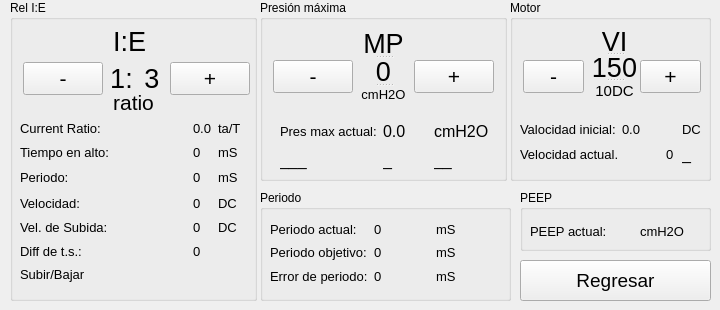
      <widget class="QWidget" name="tab">
       <attribute name="title">
        <string>Configuracion</string>
       </attribute>
       <widget class="QPushButton" name="pushButton_3">
        <property name="geometry">
         <rect>
          <x>520</x>
          <y>260</y>
          <width>191</width>
          <height>41</height>
         </rect>
        </property>
        <property name="font">
         <font>
          <pointsize>14</pointsize>
         </font>
        </property>
        <property name="text">
         <string>Regresar</string>
        </property>
       </widget>
       <widget class="QGroupBox" name="groupBox_3">
        <property name="geometry">
         <rect>
          <x>10</x>
          <y>0</y>
          <width>247</width>
          <height>301</height>
         </rect>
        </property>
        <property name="title">
         <string>Rel I:E</string>
        </property>
        <widget class="QWidget" name="layoutWidget_7">
         <property name="geometry">
          <rect>
           <x>10</x>
           <y>120</y>
           <width>221</width>
           <height>163</height>
          </rect>
         </property>
         <layout class="QGridLayout" name="gridLayout_5">
          <item row="0" column="0" colspan="3">
           <widget class="QLabel" name="label_22">
            <property name="font">
             <font>
              <pointsize>10</pointsize>
             </font>
            </property>
            <property name="text">
             <string>Current Ratio:</string>
            </property>
           </widget>
          </item>
          <item row="0" column="3">
           <widget class="QLabel" name="label_currentRatio">
            <property name="font">
             <font>
              <pointsize>10</pointsize>
             </font>
            </property>
            <property name="text">
             <string>0.0</string>
            </property>
           </widget>
          </item>
          <item row="0" column="4">
           <widget class="QLabel" name="label_currentRatio_2">
            <property name="font">
             <font>
              <pointsize>10</pointsize>
             </font>
            </property>
            <property name="text">
             <string>ta/T</string>
            </property>
           </widget>
          </item>
          <item row="1" column="0" colspan="3">
           <widget class="QLabel" name="label_23">
            <property name="font">
             <font>
              <pointsize>10</pointsize>
             </font>
            </property>
            <property name="text">
             <string>Tiempo en alto: </string>
            </property>
           </widget>
          </item>
          <item row="1" column="3">
           <widget class="QLabel" name="label_ta">
            <property name="font">
             <font>
              <pointsize>10</pointsize>
             </font>
            </property>
            <property name="text">
             <string>0</string>
            </property>
           </widget>
          </item>
          <item row="1" column="4">
           <widget class="QLabel" name="label_ta_2">
            <property name="font">
             <font>
              <pointsize>10</pointsize>
             </font>
            </property>
            <property name="text">
             <string>mS</string>
            </property>
           </widget>
          </item>
          <item row="2" column="0">
           <widget class="QLabel" name="label_24">
            <property name="font">
             <font>
              <pointsize>10</pointsize>
             </font>
            </property>
            <property name="text">
             <string>Periodo: </string>
            </property>
           </widget>
          </item>
          <item row="2" column="1" colspan="2">
           <spacer name="horizontalSpacer">
            <property name="orientation">
             <enum>Qt::Horizontal</enum>
            </property>
            <property name="sizeHint" stdset="0">
             <size>
              <width>48</width>
              <height>20</height>
             </size>
            </property>
           </spacer>
          </item>
          <item row="2" column="3">
           <widget class="QLabel" name="label_per">
            <property name="font">
             <font>
              <pointsize>10</pointsize>
             </font>
            </property>
            <property name="text">
             <string>0</string>
            </property>
           </widget>
          </item>
          <item row="2" column="4">
           <widget class="QLabel" name="label_ta_3">
            <property name="font">
             <font>
              <pointsize>10</pointsize>
             </font>
            </property>
            <property name="text">
             <string>mS</string>
            </property>
           </widget>
          </item>
          <item row="3" column="0" colspan="2">
           <widget class="QLabel" name="label_35">
            <property name="font">
             <font>
              <pointsize>10</pointsize>
             </font>
            </property>
            <property name="text">
             <string>Velocidad:</string>
            </property>
           </widget>
          </item>
          <item row="3" column="2">
           <spacer name="horizontalSpacer_3">
            <property name="orientation">
             <enum>Qt::Horizontal</enum>
            </property>
            <property name="sizeHint" stdset="0">
             <size>
              <width>28</width>
              <height>20</height>
             </size>
            </property>
           </spacer>
          </item>
          <item row="3" column="3">
           <widget class="QLabel" name="label_ieVel">
            <property name="font">
             <font>
              <pointsize>10</pointsize>
             </font>
            </property>
            <property name="text">
             <string>0</string>
            </property>
           </widget>
          </item>
          <item row="3" column="4">
           <widget class="QLabel" name="label_currentRatio_7">
            <property name="font">
             <font>
              <pointsize>10</pointsize>
             </font>
            </property>
            <property name="text">
             <string>DC</string>
            </property>
           </widget>
          </item>
          <item row="4" column="0" colspan="3">
           <widget class="QLabel" name="label_34">
            <property name="font">
             <font>
              <pointsize>10</pointsize>
             </font>
            </property>
            <property name="text">
             <string>Vel. de Subida:</string>
            </property>
           </widget>
          </item>
          <item row="4" column="3">
           <widget class="QLabel" name="label_ieVel_subida">
            <property name="font">
             <font>
              <pointsize>10</pointsize>
             </font>
            </property>
            <property name="text">
             <string>0</string>
            </property>
           </widget>
          </item>
          <item row="4" column="4">
           <widget class="QLabel" name="label_currentRatio_8">
            <property name="font">
             <font>
              <pointsize>10</pointsize>
             </font>
            </property>
            <property name="text">
             <string>DC</string>
            </property>
           </widget>
          </item>
          <item row="5" column="0" colspan="2">
           <widget class="QLabel" name="label_36">
            <property name="font">
             <font>
              <pointsize>10</pointsize>
             </font>
            </property>
            <property name="text">
             <string>Diff de t.s.:</string>
            </property>
           </widget>
          </item>
          <item row="6" column="0" colspan="5">
           <widget class="QLabel" name="label_ieUpDown">
            <property name="font">
             <font>
              <pointsize>10</pointsize>
             </font>
            </property>
            <property name="text">
             <string>Subir/Bajar</string>
            </property>
           </widget>
          </item>
          <item row="5" column="3" colspan="2">
           <widget class="QLabel" name="label_ieDiff">
            <property name="font">
             <font>
              <pointsize>10</pointsize>
             </font>
            </property>
            <property name="text">
             <string>0</string>
            </property>
           </widget>
          </item>
         </layout>
        </widget>
        <widget class="QLabel" name="label_15">
         <property name="geometry">
          <rect>
           <x>99</x>
           <y>31</y>
           <width>41</width>
           <height>21</height>
          </rect>
         </property>
         <property name="font">
          <font>
           <pointsize>20</pointsize>
          </font>
         </property>
         <property name="text">
          <string>I:E</string>
         </property>
         <property name="alignment">
          <set>Qt::AlignCenter</set>
         </property>
        </widget>
        <widget class="QLabel" name="label_16">
         <property name="geometry">
          <rect>
           <x>99</x>
           <y>90</y>
           <width>49</width>
           <height>25</height>
          </rect>
         </property>
         <property name="font">
          <font>
           <pointsize>16</pointsize>
          </font>
         </property>
         <property name="layoutDirection">
          <enum>Qt::LeftToRight</enum>
         </property>
         <property name="text">
          <string>ratio</string>
         </property>
         <property name="alignment">
          <set>Qt::AlignCenter</set>
         </property>
        </widget>
        <widget class="QWidget" name="layoutWidget_8">
         <property name="geometry">
          <rect>
           <x>13</x>
           <y>60</y>
           <width>227</width>
           <height>37</height>
          </rect>
         </property>
         <layout class="QHBoxLayout" name="horizontalLayout_6">
          <item>
           <widget class="QPushButton" name="pushButton_min_ie">
            <property name="font">
             <font>
              <pointsize>16</pointsize>
             </font>
            </property>
            <property name="text">
             <string>-</string>
            </property>
           </widget>
          </item>
          <item>
           <layout class="QHBoxLayout" name="horizontalLayout_5">
            <item>
             <widget class="QLabel" name="label_ie_ratio_2">
              <property name="font">
               <font>
                <pointsize>20</pointsize>
               </font>
              </property>
              <property name="layoutDirection">
               <enum>Qt::LeftToRight</enum>
              </property>
              <property name="text">
               <string>1:</string>
              </property>
              <property name="alignment">
               <set>Qt::AlignCenter</set>
              </property>
             </widget>
            </item>
            <item>
             <widget class="QLabel" name="label_ie_ratio">
              <property name="font">
               <font>
                <pointsize>20</pointsize>
               </font>
              </property>
              <property name="layoutDirection">
               <enum>Qt::LeftToRight</enum>
              </property>
              <property name="text">
               <string>3</string>
              </property>
              <property name="alignment">
               <set>Qt::AlignCenter</set>
              </property>
             </widget>
            </item>
           </layout>
          </item>
          <item>
           <widget class="QPushButton" name="pushButton_mor_ie">
            <property name="font">
             <font>
              <pointsize>16</pointsize>
             </font>
            </property>
            <property name="text">
             <string>+</string>
            </property>
           </widget>
          </item>
         </layout>
        </widget>
       </widget>
       <widget class="QGroupBox" name="groupBox_5">
        <property name="geometry">
         <rect>
          <x>260</x>
          <y>0</y>
          <width>247</width>
          <height>181</height>
         </rect>
        </property>
        <property name="title">
         <string>Presión máxima</string>
        </property>
        <widget class="QPushButton" name="pushButton_min_maxPress">
         <property name="geometry">
          <rect>
           <x>13</x>
           <y>60</y>
           <width>80</width>
           <height>33</height>
          </rect>
         </property>
         <property name="font">
          <font>
           <pointsize>16</pointsize>
          </font>
         </property>
         <property name="text">
          <string>-</string>
         </property>
        </widget>
        <widget class="QPushButton" name="pushButton_mor_maxPress">
         <property name="geometry">
          <rect>
           <x>154</x>
           <y>60</y>
           <width>80</width>
           <height>33</height>
          </rect>
         </property>
         <property name="font">
          <font>
           <pointsize>16</pointsize>
          </font>
         </property>
         <property name="text">
          <string>+</string>
         </property>
        </widget>
        <widget class="QSplitter" name="splitter_13">
         <property name="geometry">
          <rect>
           <x>99</x>
           <y>31</y>
           <width>49</width>
           <height>71</height>
          </rect>
         </property>
         <property name="orientation">
          <enum>Qt::Vertical</enum>
         </property>
         <widget class="QLabel" name="label_29">
          <property name="font">
           <font>
            <pointsize>20</pointsize>
           </font>
          </property>
          <property name="text">
           <string>MP</string>
          </property>
          <property name="alignment">
           <set>Qt::AlignCenter</set>
          </property>
         </widget>
         <widget class="QLabel" name="label_maxPressLimit">
          <property name="font">
           <font>
            <pointsize>20</pointsize>
           </font>
          </property>
          <property name="layoutDirection">
           <enum>Qt::LeftToRight</enum>
          </property>
          <property name="text">
           <string>0</string>
          </property>
          <property name="alignment">
           <set>Qt::AlignCenter</set>
          </property>
         </widget>
         <widget class="QLabel" name="label_30">
          <property name="font">
           <font>
            <pointsize>10</pointsize>
           </font>
          </property>
          <property name="layoutDirection">
           <enum>Qt::LeftToRight</enum>
          </property>
          <property name="text">
           <string>cmH2O</string>
          </property>
          <property name="alignment">
           <set>Qt::AlignCenter</set>
          </property>
         </widget>
        </widget>
        <widget class="QWidget" name="layoutWidget_2a">
         <property name="geometry">
          <rect>
           <x>20</x>
           <y>120</y>
           <width>209</width>
           <height>51</height>
          </rect>
         </property>
         <layout class="QGridLayout" name="gridLayout_4">
          <item row="0" column="0" colspan="2">
           <widget class="QLabel" name="label_31">
            <property name="font">
             <font>
              <pointsize>10</pointsize>
             </font>
            </property>
            <property name="text">
             <string>Pres max actual:</string>
            </property>
           </widget>
          </item>
          <item row="0" column="2">
           <widget class="QLabel" name="label_press_5">
            <property name="font">
             <font>
              <pointsize>12</pointsize>
             </font>
            </property>
            <property name="text">
             <string>0.0</string>
            </property>
           </widget>
          </item>
          <item row="0" column="3">
           <widget class="QLabel" name="label_currentRatio_6">
            <property name="font">
             <font>
              <pointsize>12</pointsize>
             </font>
            </property>
            <property name="text">
             <string>cmH2O</string>
            </property>
           </widget>
          </item>
          <item row="1" column="0" colspan="2">
           <widget class="QLabel" name="label_32">
            <property name="font">
             <font>
              <pointsize>12</pointsize>
             </font>
            </property>
            <property name="text">
             <string>___</string>
            </property>
           </widget>
          </item>
          <item row="1" column="2">
           <widget class="QLabel" name="label_ta_7">
            <property name="font">
             <font>
              <pointsize>12</pointsize>
             </font>
            </property>
            <property name="text">
             <string>_</string>
            </property>
           </widget>
          </item>
          <item row="1" column="3">
           <widget class="QLabel" name="label_ta_8">
            <property name="font">
             <font>
              <pointsize>12</pointsize>
             </font>
            </property>
            <property name="text">
             <string>__</string>
            </property>
           </widget>
          </item>
         </layout>
        </widget>
       </widget>
       <widget class="QGroupBox" name="groupBox_4">
        <property name="geometry">
         <rect>
          <x>510</x>
          <y>0</y>
          <width>201</width>
          <height>181</height>
         </rect>
        </property>
        <property name="title">
         <string>Motor</string>
        </property>
        <widget class="QPushButton" name="pushButton_min_vel">
         <property name="geometry">
          <rect>
           <x>13</x>
           <y>60</y>
           <width>61</width>
           <height>33</height>
          </rect>
         </property>
         <property name="font">
          <font>
           <pointsize>16</pointsize>
          </font>
         </property>
         <property name="text">
          <string>-</string>
         </property>
        </widget>
        <widget class="QPushButton" name="pushButton_mor_vel">
         <property name="geometry">
          <rect>
           <x>130</x>
           <y>60</y>
           <width>61</width>
           <height>33</height>
          </rect>
         </property>
         <property name="font">
          <font>
           <pointsize>16</pointsize>
          </font>
         </property>
         <property name="text">
          <string>+</string>
         </property>
        </widget>
        <widget class="QSplitter" name="splitter_2">
         <property name="geometry">
          <rect>
           <x>80</x>
           <y>30</y>
           <width>49</width>
           <height>71</height>
          </rect>
         </property>
         <property name="orientation">
          <enum>Qt::Vertical</enum>
         </property>
         <widget class="QLabel" name="label_21">
          <property name="font">
           <font>
            <pointsize>20</pointsize>
           </font>
          </property>
          <property name="text">
           <string>VI</string>
          </property>
          <property name="alignment">
           <set>Qt::AlignCenter</set>
          </property>
         </widget>
         <widget class="QLabel" name="label_velInit">
          <property name="font">
           <font>
            <pointsize>20</pointsize>
           </font>
          </property>
          <property name="layoutDirection">
           <enum>Qt::LeftToRight</enum>
          </property>
          <property name="text">
           <string>150</string>
          </property>
          <property name="alignment">
           <set>Qt::AlignCenter</set>
          </property>
         </widget>
         <widget class="QLabel" name="label_25">
          <property name="font">
           <font>
            <pointsize>11</pointsize>
           </font>
          </property>
          <property name="layoutDirection">
           <enum>Qt::LeftToRight</enum>
          </property>
          <property name="text">
           <string>10DC</string>
          </property>
          <property name="alignment">
           <set>Qt::AlignCenter</set>
          </property>
         </widget>
        </widget>
        <widget class="QWidget" name="layoutWidget_9">
         <property name="geometry">
          <rect>
           <x>10</x>
           <y>120</y>
           <width>181</width>
           <height>70</height>
          </rect>
         </property>
         <layout class="QGridLayout" name="gridLayout_3">
          <item row="0" column="3">
           <widget class="QLabel" name="label_currentRatio_4">
            <property name="font">
             <font>
              <pointsize>10</pointsize>
             </font>
            </property>
            <property name="text">
             <string>DC</string>
            </property>
           </widget>
          </item>
          <item row="1" column="0" colspan="2">
           <widget class="QLabel" name="label_27">
            <property name="font">
             <font>
              <pointsize>10</pointsize>
             </font>
            </property>
            <property name="text">
             <string>Velocidad actual.</string>
            </property>
           </widget>
          </item>
          <item row="1" column="2">
           <widget class="QLabel" name="label_currentVel">
            <property name="font">
             <font>
              <pointsize>10</pointsize>
             </font>
            </property>
            <property name="text">
             <string>0</string>
            </property>
           </widget>
          </item>
          <item row="1" column="3">
           <widget class="QLabel" name="label_ta_5">
            <property name="font">
             <font>
              <pointsize>12</pointsize>
             </font>
            </property>
            <property name="text">
             <string>_</string>
            </property>
           </widget>
          </item>
          <item row="2" column="0">
           <widget class="QLabel" name="label_28">
            <property name="font">
             <font>
              <pointsize>12</pointsize>
             </font>
            </property>
            <property name="text">
             <string>_____</string>
            </property>
           </widget>
          </item>
          <item row="2" column="1">
           <spacer name="horizontalSpacer_2">
            <property name="orientation">
             <enum>Qt::Horizontal</enum>
            </property>
            <property name="sizeHint" stdset="0">
             <size>
              <width>48</width>
              <height>20</height>
             </size>
            </property>
           </spacer>
          </item>
          <item row="2" column="2">
           <widget class="QLabel" name="label_per_2">
            <property name="font">
             <font>
              <pointsize>12</pointsize>
             </font>
            </property>
            <property name="text">
             <string>_</string>
            </property>
           </widget>
          </item>
          <item row="2" column="3">
           <widget class="QLabel" name="label_ta_6">
            <property name="font">
             <font>
              <pointsize>12</pointsize>
             </font>
            </property>
            <property name="text">
             <string>_</string>
            </property>
           </widget>
          </item>
          <item row="0" column="0">
           <widget class="QLabel" name="label_26">
            <property name="font">
             <font>
              <pointsize>10</pointsize>
             </font>
            </property>
            <property name="text">
             <string>Valocidad inicial:</string>
            </property>
           </widget>
          </item>
          <item row="0" column="1" colspan="2">
           <widget class="QLabel" name="label_velInit2">
            <property name="font">
             <font>
              <pointsize>10</pointsize>
             </font>
            </property>
            <property name="text">
             <string>0.0</string>
            </property>
           </widget>
          </item>
         </layout>
        </widget>
       </widget>
       <widget class="QGroupBox" name="groupBox_6">
        <property name="geometry">
         <rect>
          <x>260</x>
          <y>190</y>
          <width>251</width>
          <height>111</height>
         </rect>
        </property>
        <property name="title">
         <string>Periodo</string>
        </property>
        <widget class="QWidget" name="layoutWidget_10">
         <property name="geometry">
          <rect>
           <x>10</x>
           <y>30</y>
           <width>221</width>
           <height>65</height>
          </rect>
         </property>
         <layout class="QGridLayout" name="gridLayout_2">
          <item row="0" column="0">
           <widget class="QLabel" name="label_33">
            <property name="font">
             <font>
              <pointsize>10</pointsize>
             </font>
            </property>
            <property name="text">
             <string>Periodo actual:</string>
            </property>
           </widget>
          </item>
          <item row="0" column="1">
           <widget class="QLabel" name="label_ieVel_2">
            <property name="font">
             <font>
              <pointsize>10</pointsize>
             </font>
            </property>
            <property name="text">
             <string>0</string>
            </property>
           </widget>
          </item>
          <item row="0" column="2">
           <widget class="QLabel" name="label_ta_4">
            <property name="font">
             <font>
              <pointsize>10</pointsize>
             </font>
            </property>
            <property name="text">
             <string>mS</string>
            </property>
           </widget>
          </item>
          <item row="1" column="0">
           <widget class="QLabel" name="label_37">
            <property name="font">
             <font>
              <pointsize>10</pointsize>
             </font>
            </property>
            <property name="text">
             <string>Periodo objetivo:</string>
            </property>
           </widget>
          </item>
          <item row="1" column="1">
           <widget class="QLabel" name="label_ieVel_3">
            <property name="font">
             <font>
              <pointsize>10</pointsize>
             </font>
            </property>
            <property name="text">
             <string>0</string>
            </property>
           </widget>
          </item>
          <item row="1" column="2">
           <widget class="QLabel" name="label_ta_9">
            <property name="font">
             <font>
              <pointsize>10</pointsize>
             </font>
            </property>
            <property name="text">
             <string>mS</string>
            </property>
           </widget>
          </item>
          <item row="2" column="0">
           <widget class="QLabel" name="label_38">
            <property name="font">
             <font>
              <pointsize>10</pointsize>
             </font>
            </property>
            <property name="text">
             <string>Error de periodo:</string>
            </property>
           </widget>
          </item>
          <item row="2" column="1">
           <widget class="QLabel" name="label_ieVel_4">
            <property name="font">
             <font>
              <pointsize>10</pointsize>
             </font>
            </property>
            <property name="text">
             <string>0</string>
            </property>
           </widget>
          </item>
          <item row="2" column="2">
           <widget class="QLabel" name="label_ta_11">
            <property name="font">
             <font>
              <pointsize>10</pointsize>
             </font>
            </property>
            <property name="text">
             <string>mS</string>
            </property>
           </widget>
          </item>
         </layout>
        </widget>
       </widget>
       <widget class="QGroupBox" name="groupBox_10">
        <property name="geometry">
         <rect>
          <x>520</x>
          <y>190</y>
          <width>191</width>
          <height>61</height>
         </rect>
        </property>
        <property name="title">
         <string>PEEP</string>
        </property>
        <widget class="QLabel" name="label_40">
         <property name="geometry">
          <rect>
           <x>10</x>
           <y>30</y>
           <width>101</width>
           <height>23</height>
          </rect>
         </property>
         <property name="font">
          <font>
           <pointsize>10</pointsize>
          </font>
         </property>
         <property name="text">
          <string>PEEP actual: </string>
         </property>
        </widget>
        <widget class="QLabel" name="label_42">
         <property name="geometry">
          <rect>
           <x>120</x>
           <y>30</y>
           <width>51</width>
           <height>23</height>
          </rect>
         </property>
         <property name="font">
          <font>
           <pointsize>10</pointsize>
          </font>
         </property>
         <property name="text">
          <string>cmH2O</string>
         </property>
        </widget>
       </widget>
      </widget>
